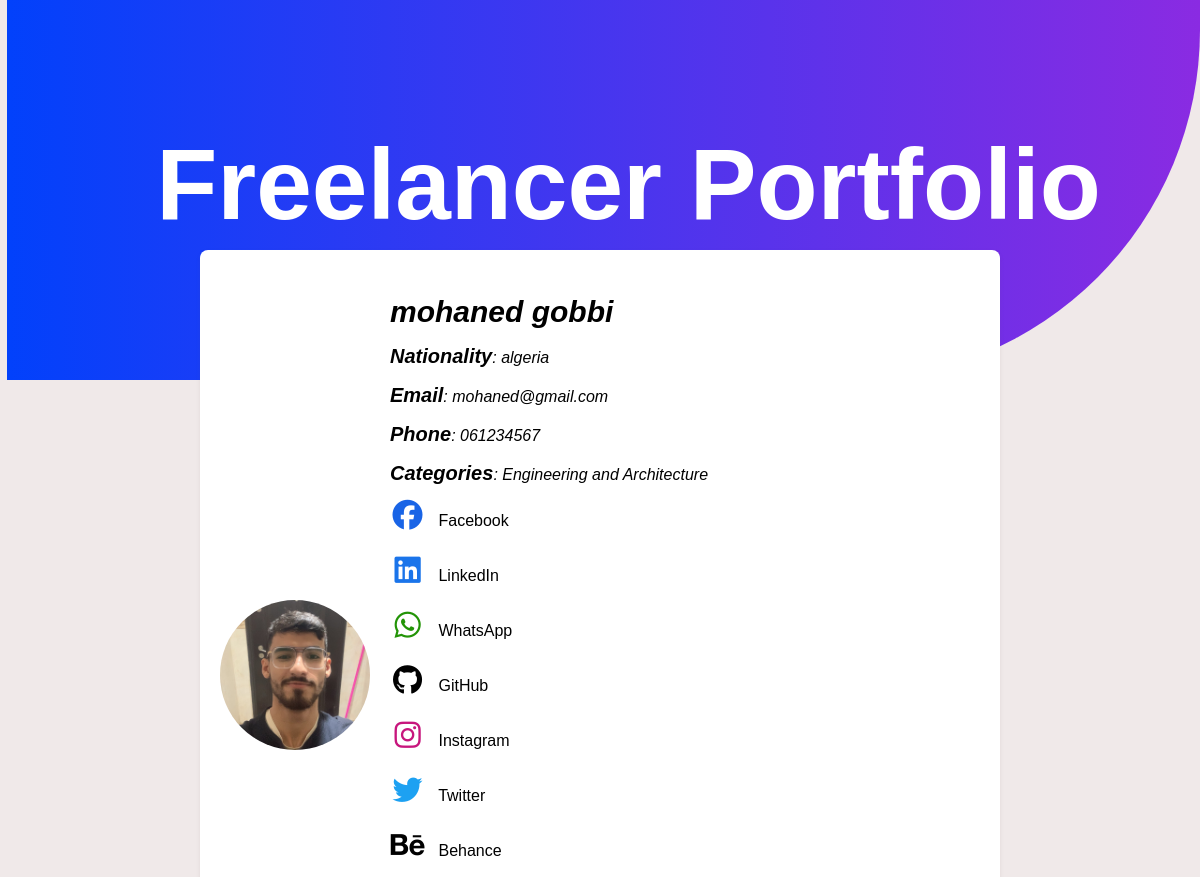
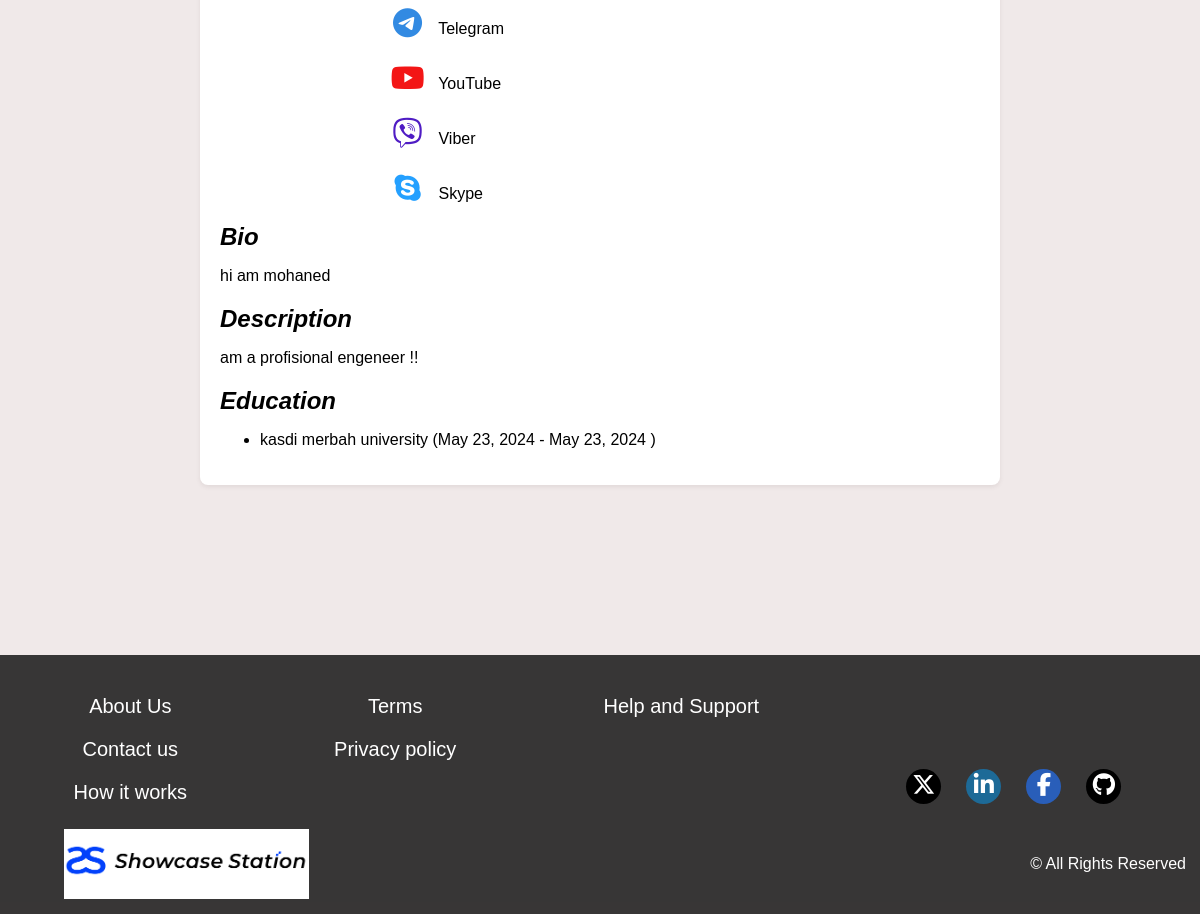
Page /profile/9/ on the committed database (2 pictures, top to bottom).
### freelancers/models.py (models this page shows, shortened)
class Freelancer(models.Model):
    user = models.OneToOneField(User, on_delete=models.CASCADE)
    firstname = models.CharField(max_length=20)
    lastname = models.CharField(max_length=20)
    nationality = models.CharField(max_length=30)
    age = models.CharField(max_length=3)
    phone_number = models.CharField(max_length=20)
    photo_id = models.ImageField(upload_to="freelancer_photos/", blank=True, null=True)
    email = models.CharField(max_length=50)
    bio = models.CharField(max_length=200)
    description = models.CharField(max_length=4000)
    facebook_link = models.CharField(max_length=100, blank=True, null=True)
    instagram_link = models.CharField(max_length=100, blank=True, null=True)
    whatsapp_link = models.CharField(max_length=100, blank=True, null=True)
    telegram_link = models.CharField(max_length=100, blank=True, null=True)
    linkedin_link = models.CharField(max_length=100, blank=True, null=True)
    viber_link = models.CharField(max_length=100, blank=True, null=True)
    twitter_link = models.CharField(max_length=100, blank=True, null=True)
    skype_link = models.CharField(max_length=100, blank=True, null=True)
    tiktok_link = models.CharField(max_length=100, blank=True, null=True)
    youtube_link = models.CharField(max_length=100, blank=True, null=True)
    github_link = models.CharField(max_length=100, blank=True, null=True)
    behance_link = models.CharField(max_length=100, blank=True, null=True)
    categories = models.ManyToManyField("Category", related_name="freelancers")

class Category(models.Model):
    name = models.CharField(max_length=100)

class Education(models.Model):
    education_description = models.CharField(max_length=100)
    education_start_date = models.DateField()
    education_end_date = models.DateField(default=timezone.now)
    freelancer = models.ForeignKey(
        Freelancer,
        on_delete=models.CASCADE,
        related_name="educations",
    )
    class Meta:
        verbose_name_plural = "Education"

### freelancers/views.py (the view)
# urls.py: path("profile/<int:freelancer_id>/", profile, name="profile"),
def profile(request, freelancer_id):
    freelancer = get_object_or_404(Freelancer, pk=freelancer_id)
    return render(request, "portfolio.html", {"freelancer": freelancer})

### templates/portfolio.html (shortened to what this page needs)
{% load static %}
<!DOCTYPE html>
<html lang="en">
<head>
    <link rel="stylesheet" href="{% static '../static/css/for_portfolio.css' %}">
    <link rel="stylesheet" href="https://cdnjs.cloudflare.com/ajax/libs/font-awesome/6.5.2/css/all.min.css">
</head>
<body>
    <div class="header">
        <h1>Freelancer Portfolio</h1>
    </div>
    <div class="container">
        <section class="profile">
            <div class="profile-header">
                {% if freelancer.photo_id %}
                <img src="{{ freelancer.photo_id.url }}" alt="Profile Photo">
                {% endif %}
                <div class="profile-info">
                    <h2>{{ freelancer.firstname }} {{ freelancer.lastname }}</h2>
                    <p><span>Nationality</span>: {{ freelancer.nationality }}</p>
                    <p><span>Email</span>: {{ freelancer.email }}</p>
                    <p><span>Phone</span>: {{ freelancer.phone_number }}</p>
                    {% if freelancer.categories.exists %}
                    <p><span>Categories</span>:
                        {% for category in freelancer.categories.all %}
                        {{ category.name }}{% if not forloop.last %}, {% endif %}
                        {% endfor %}
                    </p>
                    {% endif %}
                    <div class="social-links">
                        {% if freelancer.facebook_link %}
                        <a href="{{ freelancer.facebook_link }}"><i class="fa-brands fa-facebook"
                                style="color: #1964e6; font-size: 30px;"></i> Facebook</a>
                        {% endif %}
                        {% if freelancer.linkedin_link %}
                        <a href="{{ freelancer.linkedin_link }}"><i class="fa-brands fa-linkedin"
                                style="color: #1a74ea; font-size: 30px;"></i> LinkedIn</a>
                        {% endif %}
                        {% if freelancer.whatsapp_link %}
                        <a href="{{ freelancer.whatsapp_link }}"><i class="fa-brands fa-whatsapp"
                                style="color: rgb(35, 148, 7); font-size: 30px;"></i> WhatsApp</a>
                        {% endif %}
                        {% if freelancer.github_link %}
                        <a href="{{ freelancer.github_link }}"><i class="fa-brands fa-github"
                                style="font-size: 30px;"></i> GitHub</a>
                        {% endif %}
                        {% if freelancer.instagram_link %}
                        <a href="{{ freelancer.instagram_link }}"><i class="fa-brands fa-instagram"
                                style="color:rgb(199, 22, 125); font-size: 30px;"></i> Instagram</a>
                        {% endif %}
                        {% if freelancer.twitter_link %}
                        <a href="{{ freelancer.twitter_link }}"><i class="fa-brands fa-twitter"
                                style="color: #1DA1F2; font-size: 30px;"></i> Twitter</a>
                        {% endif %}
                        {% if freelancer.behance_link %}
                        <a href="{{ freelancer.behance_link }}"><i class="fa-brands fa-behance"
                                style="color: #000000; font-size: 30px;"></i> Behance</a>
                        {% endif %}
                        {% if freelancer.telegram_link %}
                        <a href="{{ freelancer.telegram_link }}"><i class="fa-brands fa-telegram"
                                style="color: #328ae2; font-size: 30px;"></i> Telegram</a>
                        {% endif %}
                        {% if freelancer.youtube_link %}
                        <a href="{{ freelancer.youtube_link }}"><i class="fa-brands fa-youtube"
                                style="color: #f31616; font-size: 30px;"></i> YouTube</a>
                        {% endif %}
                        {% if freelancer.viber_link %}
                        <a href="{{ freelancer.viber_link }}"><i class="fa-brands fa-viber"
                                style="color: #4f1cc4; font-size: 30px;"></i> Viber</a>
                        {% endif %}
                        {% if freelancer.skype_link %}
                        <a href="{{ freelancer.skype_link }}"><i class="fa-brands fa-skype"
                                style="color: #24a0ff; font-size: 30px;"></i> Skype</a>
                        {% endif %}
                    </div>
                </div>
            </div>
            {% if freelancer.bio%}
            <div class="bio">
                <h2>Bio</h2>
                <p>{{ freelancer.bio }}</p>
            </div>
            {% endif %}
            {% if freelancer.description%}
            <div class="description">
                <h2>Description</h2>
                <p>{{ freelancer.description }}</p>
            </div>
            {% endif %}
            {% if freelancer.educations.exists %}
            <div class="education">
                <h2>Education</h2>
                <ul>
                    {% for education in freelancer.educations.all %}
                    <li>{{ education.education_description }} ({{ education.education_start_date }} -
                        {% if education.education_end_date %}
                        {{ education.education_end_date }}
                        {% else %}
                        Present
                        {% endif %})
                    </li>
                    {% endfor %}
                </ul>
            </div>
            {% endif %}
        </section>
    </div>
    <footer id="footer">
        <div class="foot">
            <div class="cont">
                <a href="{% url 'about' %}">About Us</a>
                <a href="{% url 'contact' %}">Contact us</a>
                <a href="{% url 'how it works' %}">How it works</a>
            </div>
            <div class="cont">
                <a href="{% url 'terms' %}">Terms</a>
                <a href="{% url 'privacy' %}">Privacy policy</a>
            </div>
            <div class="cont">
                <a href="{% url 'help' %}">Help and Support</a>
            </div>
            <div class="cont">
                <a href="#"><i class="fa-brands fa-x-twitter" style="background-color : black"></i></a>
                <a href="#"><i class="fa-brands fa-linkedin-in"></i></a>
                <a href="#"><i class="fa-brands fa-facebook-f"
                        style="background-color: rgba(36, 109, 234, 0.733);"></i></a>
                <a href="#"><i class="fa-brands fa-github" style="background-color : black"></i></a>
            </div>
        </div>
        <div class="cont1">
            <img src="{% static '../static/images/logo.png' %}">
            <p>&copy; All Rights Reserved</p>
        </div>
    </footer>
</body>
</html>

### static/css/for_portfolio.css (style rules this page uses)
body { font-family: Arial, sans-serif; margin: 0; padding: 0; background-color: rgb(240, 233, 233); }
a { text-decoration: none; color: black; }
.container { max-width: 800px; margin: 0 auto; padding: 20px; position: relative; bottom: 150px; }
.header { display: flex; flex-direction: column; padding: 60px 0 40px 50px; margin-left:7px; height: 300px; padding-bottom: 20px; background: linear-gradient(to right, #0241fbff, blueviolet ); color: #fff; text-align: center; border-bottom-right-radius: 350px; font-size: 50px; font-weight: 700px; }
.profile { background-color: #fff; padding: 20px; border-radius: 8px; box-shadow: 0 2px 4px rgba(96, 82, 82, 0.1); }
.profile-header { display: flex; align-items: center; margin-bottom: 20px; }
i { font-size: 20px; margin-right: 9px; width: 35px; height: 30px; border-radius: 50%; text-align: center; padding-top: 5px; }
span { font-size: 20px; font-weight: 700; }
.profile-header img { width: 150px; height: 150px; border-radius: 50%; object-fit: cover; margin-right: 20px; }
.profile-info h2, .profile-info p, .bio h2, .description h2, .education h2, .certificates h2, .projects h2 { margin-bottom: 10px; font-style: italic; }
.profile-info h2 { font-size: 30px; }
.social-links { display: flex; flex-direction: column; gap: 20px; }
footer .foot { display: flex; justify-content: space-between; }
footer .cont { max-width: 260px; font-size: 20px; display: flex; flex-direction: column; margin: 40px auto 0px; gap: 20px; }
footer .cont a { text-align: center; color: white; }
footer p { color: white; }

### rows in the picture
Freelancer: photo_id (picture), firstname "mohaned", lastname "gobbi", nationality "algeria", email "mohaned@gmail.com", phone_number "061234567", bio "hi am mohaned", description "am a profisional engeneer !!"
Category: name "Engineering and Architecture"
Education: education_description "kasdi merbah university", education_start_date "May 23, 2024", education_end_date "May 23, 2024"
